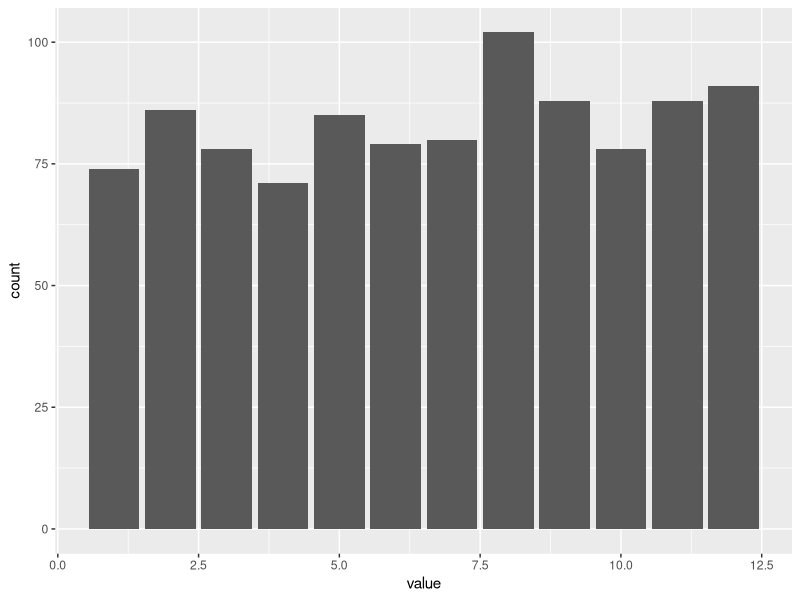
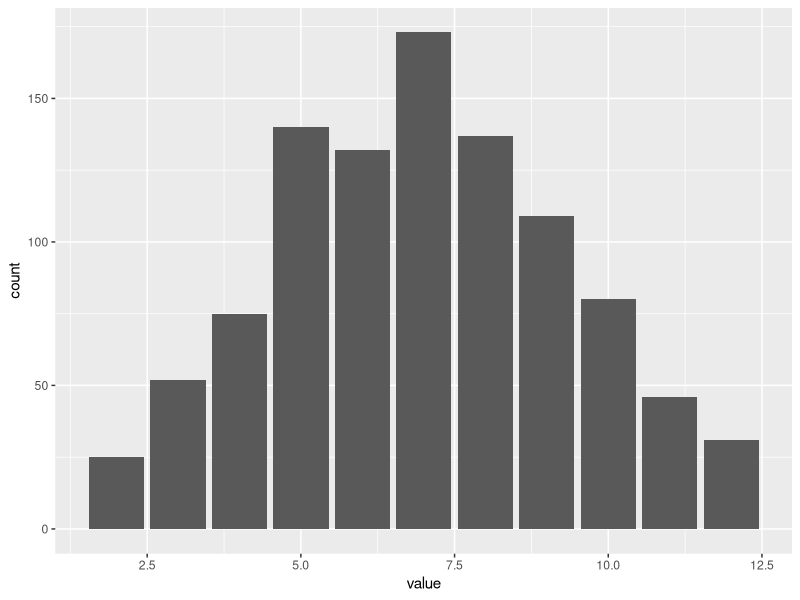
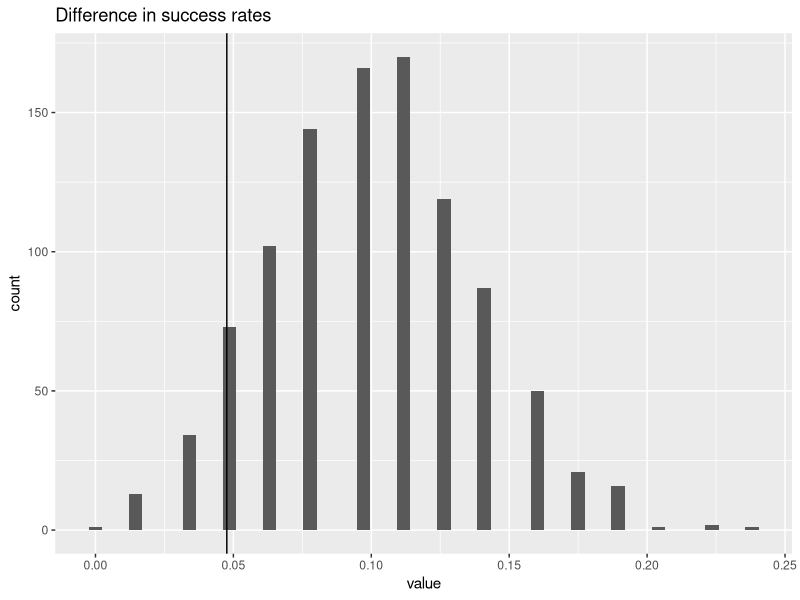

Recreate these plots in R, in order.
## ---- chunk 1
library(tidyverse)
## ---- chunk 2
dice_12 <- sample(1:12, 1000, replace = TRUE) %>%
  as_data_frame()
dice_66 <- sample(1:6, 1000, replace = TRUE) + sample(1:6, 1000, replace = TRUE) %>%
  as_data_frame()

ggplot(dice_12) +
  geom_bar(aes(value), stat = "count")
ggplot(dice_66) +
  geom_bar(aes(value), stat = "count")

mean(dice_12$value)
mean(dice_66$value)

sd(dice_12$value)
sd(dice_66$value)
## ---- chunk 3
point_estimate <- 3 / 63
## ---- chunk 4
simulated_point_estimates <- 
  data_frame(value = seq(1:1000)) %>%
  mutate(value = 1:1000 %>%
    map_dbl(function(i) {
      sum(
        runif(63) < 0.1
      ) / 63
    }))
mean(simulated_point_estimates$value)

ggplot(simulated_point_estimates) +
  geom_histogram(aes(value), bins = 50) +
  geom_vline(xintercept = point_estimate) +
  labs(title = "Difference in success rates")

p_value_sim <- (sum(simulated_point_estimates$value <= point_estimate) * 2) / 1000
## ---- chunk 5
# Calculate the standard deviation
SE <- sqrt((0.1 * (1 - 0.1) / 63))
# Calculate the Z-score
Z <- (0.1 - point_estimate) / SE
# Calculate the p-value
p_value_norm <- (1- pnorm(Z, 0, 1)) * 2
